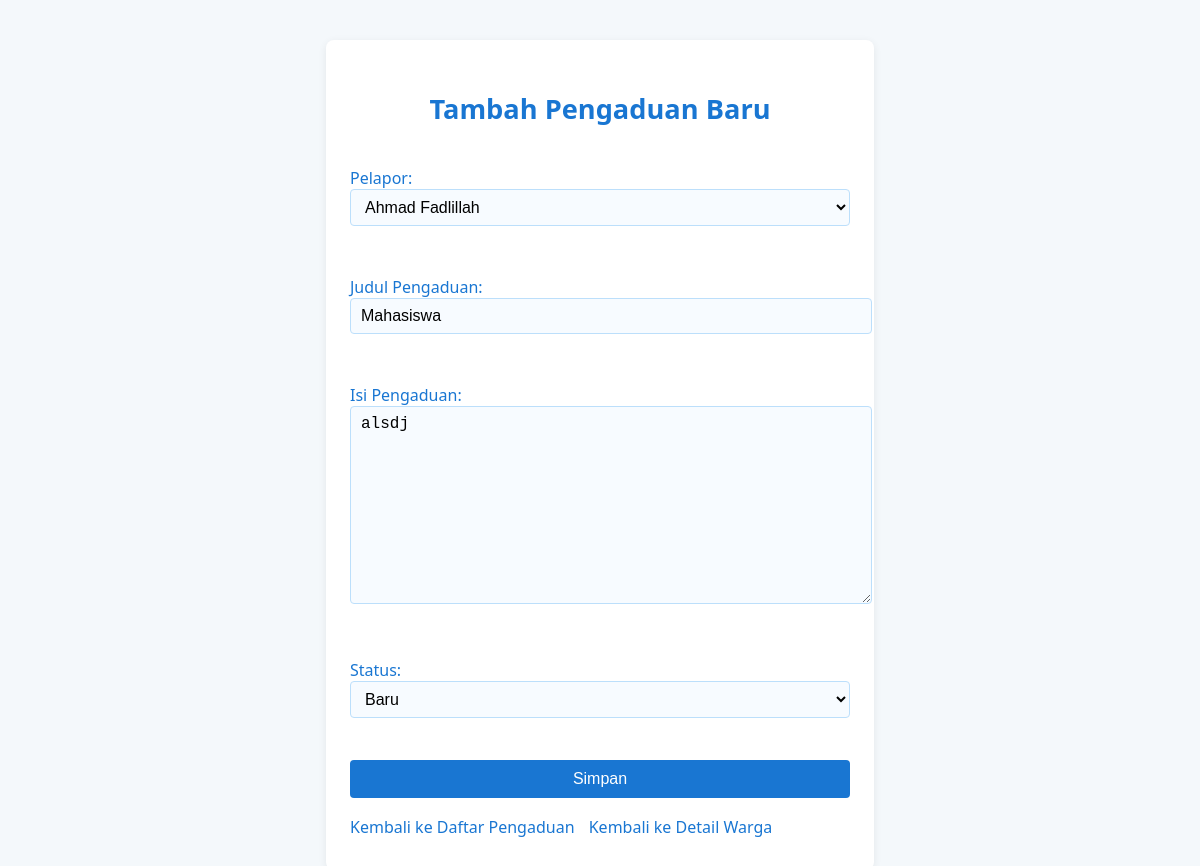
Page /1/pengaduan/edit/ on the committed database.
### warga/models.py (models this page shows, shortened)
class Pengaduan(models.Model):
    STATUS_CHOICES = [
        ('BARU', 'Baru'),
        ('DIPROSES', 'Diproses'),
        ('SELESAI', 'Selesai'),
    ]
    pelapor = models.ForeignKey(Warga, on_delete=models.CASCADE, related_name='pengaduan')
    judul = models.CharField(
        max_length=200,
        verbose_name="Judul Pengaduan"
    )
    isi = models.TextField(
        verbose_name="Isi Pengaduan"
    )
    status = models.CharField(max_length=10, choices=STATUS_CHOICES, default='BARU')
    tanggal_pengaduan = models.DateTimeField(
        auto_now_add=True
    )

### warga/views.py (the view)
# urls.py: path('<int:pk>/pengaduan/edit/', PengaduanUpdateView.as_view(), name='pengaduan-edit'),
class PengaduanUpdateView(UpdateView):
    model = Pengaduan
    fields = ['pelapor', 'judul', 'isi', 'status']
    template_name = 'warga/pengaduan_form.html'
    success_url = reverse_lazy('pengaduan-list')

### warga/models.py (called while the page is built)
    def __str__(self):
        return self.nama_lengkap

### warga/templates/warga/pengaduan_form.html (shortened to what this page needs)
<!DOCTYPE html>
<html lang="en">
<head>
</head>
<body>
    <div class="container">
        <h1>Tambah Pengaduan Baru</h1>
        <form method="post">
            {{ form.as_p }}
            <button type="submit">Simpan</button>
        </form>
        <a href="{% url 'pengaduan-list' %}">Kembali ke Daftar Pengaduan</a>
        <a href="{% url 'warga-list' %}">Kembali ke Detail Warga</a>
    </div>
</body>
</html>

### warga/templates/warga/pengaduan_form.html (style rules this page uses)
body { background: #f4f8fb; font-family: 'Segoe UI', Arial, sans-serif; margin: 0; padding: 0; }
.container { max-width: 500px; margin: 40px auto; background: #fff; border-radius: 8px; box-shadow: 0 2px 8px rgba(0,0,0,0.07); padding: 32px 24px; }
h1 { color: #1976d2; margin-bottom: 24px; font-size: 1.7rem; text-align: center; }
form { display: flex; flex-direction: column; gap: 18px; }
button[type="submit"] { background: #1976d2; color: #fff; padding: 10px 0; border: none; border-radius: 4px; font-size: 1rem; cursor: pointer; margin-top: 8px; transition: background 0.2s; }
a { display: inline-block; margin-top: 18px; margin-right: 10px; color: #1976d2; text-decoration: none; font-weight: 500; transition: text-decoration 0.2s; }
input, select, textarea { width: 100%; padding: 8px 10px; border: 1px solid #bcdffb; border-radius: 4px; font-size: 1rem; background: #f7fbff; }
label { font-weight: 500; color: #1976d2; margin-bottom: 4px; }

### rows in the picture
Pengaduan: pelapor "Ahmad Fadlillah", judul "Mahasiswa", isi "alsdj", status "Baru"
